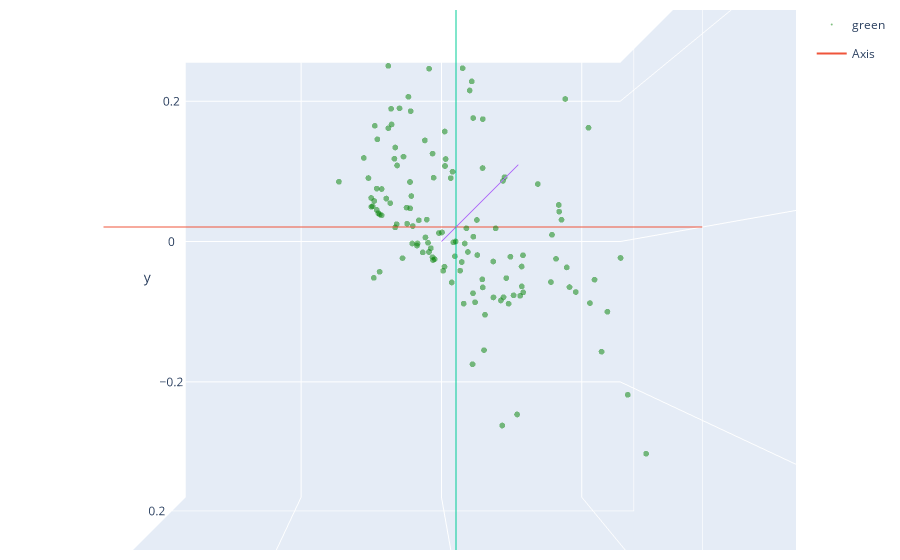

Notebook cell for this chart:
### Markdown cell above
# Baseline Metric

Now we estimate the point cloud with baseline metric. We also calculate EMD and Chamfer distance of the MDS-based 3D reconstruction and ground truth.

### Code cell
baseline = get_baseline_metrics(points, dist_mats)
print('Chamfer:', baseline['chamfer'])
print('EMD:', baseline['EMD'])

plot_3D([baseline['embeddings']]).show()
